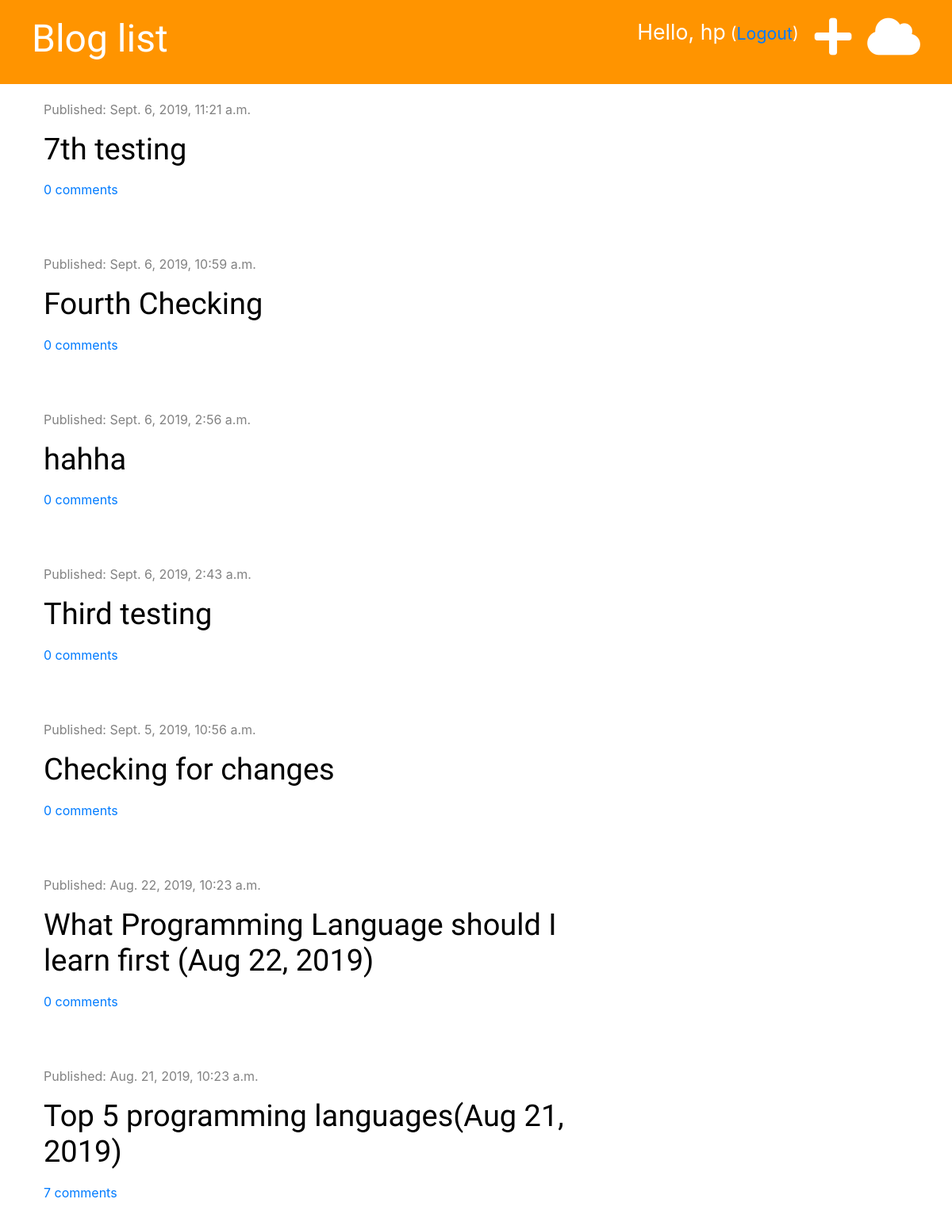
The app's page / (signed in) with its own data.
### blog/models.py (models this page shows, shortened)
class Post(models.Model):
    author = models.ForeignKey('auth.User', on_delete=models.CASCADE)
    title = models.CharField(max_length=200)
    text = models.TextField()
    created_date = models.DateTimeField(default=timezone.now)
    published_date = models.DateTimeField(blank=True, null=True)
    def approved_comments(self):
        return self.comments.filter(approved=True)

### blog/views.py (the view)
# urls.py: path('', views.post_list, name='post_list'),
def post_list(request):
    posts = Post.objects.filter(published_date__lte=timezone.now()).order_by('-published_date')
    stuff_for_frontend = {'posts': posts}
    return render(request, 'blog/post_list.html', stuff_for_frontend)

### blog/templatetags/markdownify.py (called while the page is built)
@register.filter
def markdown(value):
    renderer = HighlightRenderer()
    markdown = mistune.Markdown(renderer=renderer)
    return markdown(value)

### blog/templates/blog/post_list.html (shortened to what this page needs)
{% extends 'blog/base.html' %}
{% load markdownify %}
{% block content %}
    {% for post in posts %}
        <div class="post">
            <div class="date">
                <p>Published: {{ post.published_date}}</p>
            </div>
            <h1><a href="{% url 'post_detail' pk=post.pk %}">{{ post.title }}</a></h1>
            <a href="{% url 'post_detail' pk=post.pk %}">{{ post.approved_comments.count }} comments</a>
        </div>
    {% endfor %}
{% endblock %}

### blog/templates/blog/base.html (shortened to what this page needs)
{% load staticfiles %}
<html lang="en">
<head>
    <link rel="stylesheet" href="https://stackpath.bootstrapcdn.com/bootstrap/4.3.1/css/bootstrap.min.css">
    <link rel="stylesheet" href="{% static 'css/blog.css' %}">
    <link rel="stylesheet" href="https://use.fontawesome.com/releases/v5.10.2/css/all.css">
    <link rel="stylesheet" href="{% static 'css/zenburn.css' %}">
</head>
<body>
<div class="page-header">
    {% if user.is_authenticated %}
        <a href="{% url 'unpublished_posts' %}" class="top-menu"><i class="fas fa-cloud fa-2x"></i></a>
        <a href="{% url 'post_new' %}" class="top-menu"><i class="fas fa-plus fa-2x"></i></a>
        <p class="top-menu">Hello, {{ user.username }}<small> (<a href="{% url 'logout' %}">Logout</a>) </small></p>
    {% else %}
        <a href="{% url 'login' %}" class="top-menu"><i class="fas fa-sign-in-alt fa-2x"></i></a>
    {% endif %}
    <h1><a href="{% url 'post_list' %}">Blog list</a></h1>
</div>
<div class="content container">
    <div class="row">
        <div class="col-md-8">
            {% block content %}
            {% endblock %}
        </div>
    </div>
</div>
</body>
</html>

### blog/static/css/blog.css (style rules this page uses)
.page-header { background-color: #ff9400; margin-top:0; padding: 20px 20px 20px 40px; }
.page-header h1 a { color: #ffffff; font-size: 36pt; text-decoration: none; }
.content { margin-left:40px; }
h1, h2, h3, h4 { font-family: 'Tangerine', 'Inconsolata', 'Droid Sans', 'serif'; font-size: 38px; }
.date { color: #828282; padding: 20px 0px 0px 0px; }
.post { margin-bottom:50px; }
.post h1 a { color: #000000; }
.page-header .top-menu { color: ffffff; float: right; margin-right: 20px; font-size: 20pt; }

### records on screen
Post: published_date "Sept. 6, 2019, 11:21 a.m.", title "7th testing", approved_comments.count "0"
Post: published_date "Sept. 6, 2019, 10:59 a.m.", title "Fourth Checking", approved_comments.count "0"
Post: published_date "Sept. 6, 2019, 2:56 a.m.", title "hahha", approved_comments.count "0"
Post: published_date "Sept. 6, 2019, 2:43 a.m.", title "Third testing", approved_comments.count "0"
Post: published_date "Sept. 5, 2019, 10:56 a.m.", title "Checking for changes", approved_comments.count "0"
Post: published_date "Aug. 22, 2019, 10:23 a.m.", title "What Programming Language should I learn first (Aug 22, 2019)", approved_comments.count "0"
Post: published_date "Aug. 21, 2019, 10:23 a.m.", title "Top 5 programming languages(Aug 21, 2019)", approved_comments.count "7"

### other values on screen
{{ user.username }} "hp"
